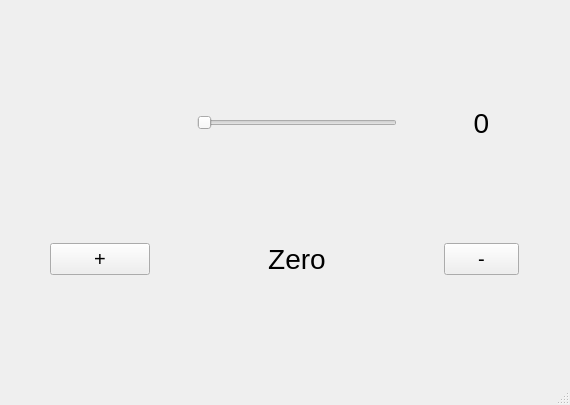
<?xml version="1.0" encoding="UTF-8"?>
<ui version="4.0">
 <class>MainWindow</class>
 <widget class="QMainWindow" name="MainWindow">
  <property name="geometry">
   <rect>
    <x>0</x>
    <y>0</y>
    <width>570</width>
    <height>405</height>
   </rect>
  </property>
  <property name="windowTitle">
   <string>MainWindow</string>
  </property>
  <widget class="QWidget" name="centralwidget">
   <layout class="QGridLayout" name="gridLayout">
    <item row="1" column="2">
     <widget class="QLabel" name="label">
      <property name="maximumSize">
       <size>
        <width>16777215</width>
        <height>16777215</height>
       </size>
      </property>
      <property name="baseSize">
       <size>
        <width>13</width>
        <height>13</height>
       </size>
      </property>
      <property name="font">
       <font>
        <pointsize>21</pointsize>
       </font>
      </property>
      <property name="lineWidth">
       <number>5</number>
      </property>
      <property name="text">
       <string>0</string>
      </property>
      <property name="alignment">
       <set>Qt::AlignmentFlag::AlignCenter</set>
      </property>
      <property name="margin">
       <number>3</number>
      </property>
     </widget>
    </item>
    <item row="3" column="0">
     <widget class="QPushButton" name="pushButton_2">
      <property name="maximumSize">
       <size>
        <width>100</width>
        <height>16777215</height>
       </size>
      </property>
      <property name="font">
       <font>
        <pointsize>15</pointsize>
       </font>
      </property>
      <property name="text">
       <string>+</string>
      </property>
     </widget>
    </item>
    <item row="1" column="1">
     <widget class="QSlider" name="horizontalSlider">
      <property name="maximumSize">
       <size>
        <width>200</width>
        <height>16777215</height>
       </size>
      </property>
      <property name="font">
       <font>
        <pointsize>14</pointsize>
       </font>
      </property>
      <property name="maximum">
       <number>10</number>
      </property>
      <property name="orientation">
       <enum>Qt::Orientation::Horizontal</enum>
      </property>
     </widget>
    </item>
    <item row="3" column="1">
     <widget class="QLabel" name="label_2">
      <property name="maximumSize">
       <size>
        <width>16777215</width>
        <height>16777215</height>
       </size>
      </property>
      <property name="baseSize">
       <size>
        <width>13</width>
        <height>13</height>
       </size>
      </property>
      <property name="font">
       <font>
        <pointsize>21</pointsize>
       </font>
      </property>
      <property name="lineWidth">
       <number>5</number>
      </property>
      <property name="text">
       <string>Zero</string>
      </property>
      <property name="alignment">
       <set>Qt::AlignmentFlag::AlignCenter</set>
      </property>
      <property name="margin">
       <number>3</number>
      </property>
     </widget>
    </item>
    <item row="3" column="2">
     <widget class="QPushButton" name="pushButton_3">
      <property name="maximumSize">
       <size>
        <width>75</width>
        <height>16777215</height>
       </size>
      </property>
      <property name="font">
       <font>
        <pointsize>15</pointsize>
       </font>
      </property>
      <property name="text">
       <string>-</string>
      </property>
     </widget>
    </item>
   </layout>
  </widget>
  <widget class="QMenuBar" name="menubar">
   <property name="geometry">
    <rect>
     <x>0</x>
     <y>0</y>
     <width>570</width>
     <height>25</height>
    </rect>
   </property>
  </widget>
  <widget class="QStatusBar" name="statusbar"/>
 </widget>
 <resources/>
 <connections/>
</ui>
